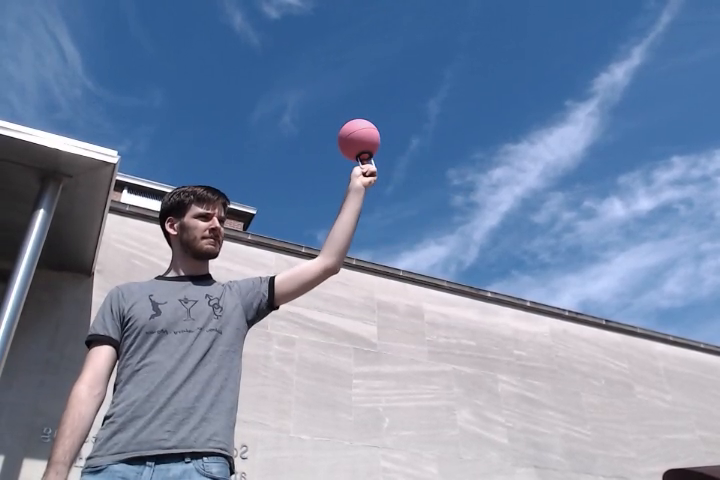
#> input picture frame 25 of ball_tracker/svm/videos/sunny_test.mov, 720 x 480 px, given in place of output.mp4, which was not available
$ python find_frames.py   (Python 2 division)   (older library calls are emulated)
#> lines starting #> are read from the running program, lines starting #| are printed output that depends on the picture
import cv2

fname = "./output.mp4"
frame_idx = 1

# Open video for reading
cap = cv2.VideoCapture(fname)
if(not cap.isOpened()):
    print "Cannot open video file"
    print fname
    quit()

window_name = "Video"
#cap.set(cv2.cv.CV_CAP_PROP_POS_FRAMES, 13100)
print cap.get(cv2.cv.CV_CAP_PROP_FRAME_COUNT)/cap.get(cv2.cv.CV_CAP_PROP_FPS)*1000
print cap.get(cv2.cv.CV_CAP_PROP_FPS), cap.get(cv2.cv.CV_CAP_PROP_POS_MSEC)


cv2.namedWindow(window_name,cv2.WINDOW_AUTOSIZE)
while True:
    print cap.get(cv2.cv.CV_CAP_PROP_POS_FRAMES), cap.get(cv2.cv.CV_CAP_PROP_POS_MSEC)

    # Read frame
    retval,frame = cap.read()
#> frame is the input picture: shape (480, 720, 3); mean B, G, R 167.2, 138.1, 121.3
    if(not retval):
        break
    cv2.imshow(window_name,frame[::2,::2,:])
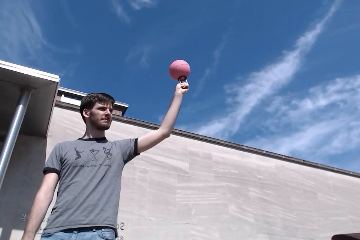
#> window 'Video': shape (240, 360, 3); mean B, G, R 167, 137.9, 121.1
    k = cv2.waitKey()
#> (key Esc is pressed here)
    if k == ord('s'):
        print 'saving'
        cv2.imwrite('../train/ball_s_' + str(frame_idx) + '.jpg', frame)
        frame_idx += 1

$ run again, starting later in the video
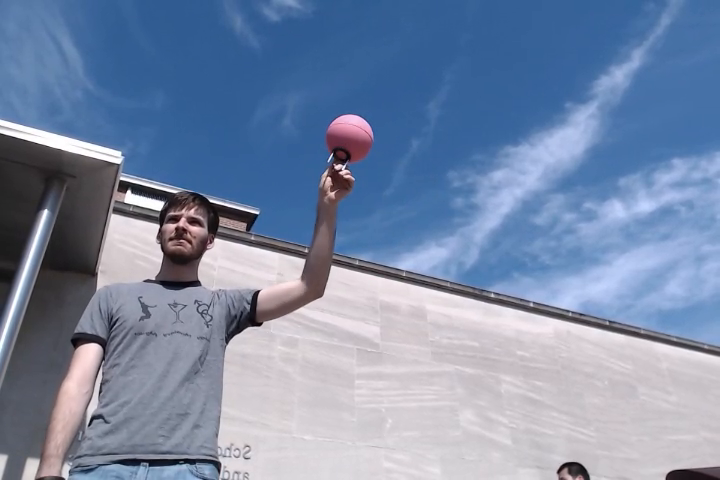
#> input picture frame 112 of ball_tracker/svm/videos/sunny_test.mov, 720 x 480 px, given in place of output.mp4, which was not available
#> frame is the input picture: shape (480, 720, 3); mean B, G, R 167.8, 138.8, 122.2
#> `cv2.imshow(window_name,frame[::2,::2,:])`:
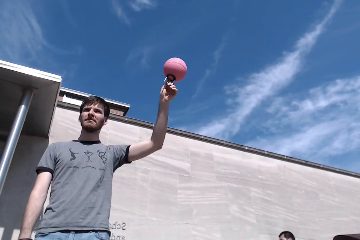
#> window 'Video': shape (240, 360, 3); mean B, G, R 167.7, 138.7, 122.1

$ run again, starting later in the video
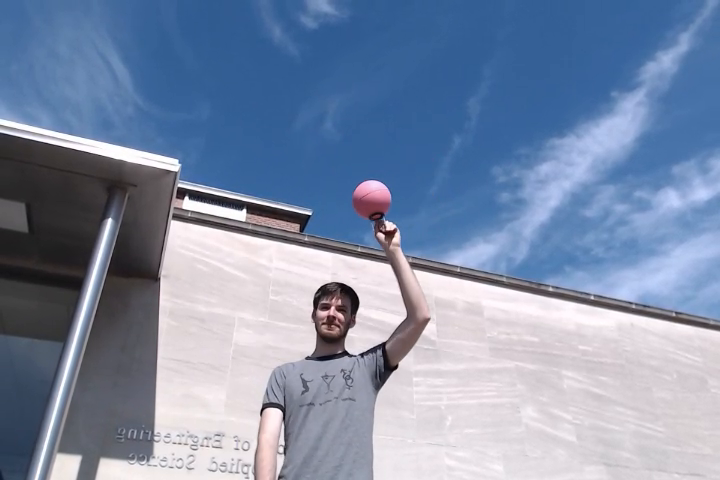
#> input picture frame 200 of ball_tracker/svm/videos/sunny_test.mov, 720 x 480 px, given in place of output.mp4, which was not available
#> frame is the input picture: shape (480, 720, 3); mean B, G, R 168.8, 141.8, 126.7
#> `cv2.imshow(window_name,frame[::2,::2,:])`:
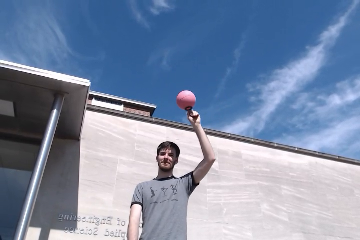
#> window 'Video': shape (240, 360, 3); mean B, G, R 168.7, 141.6, 126.5
